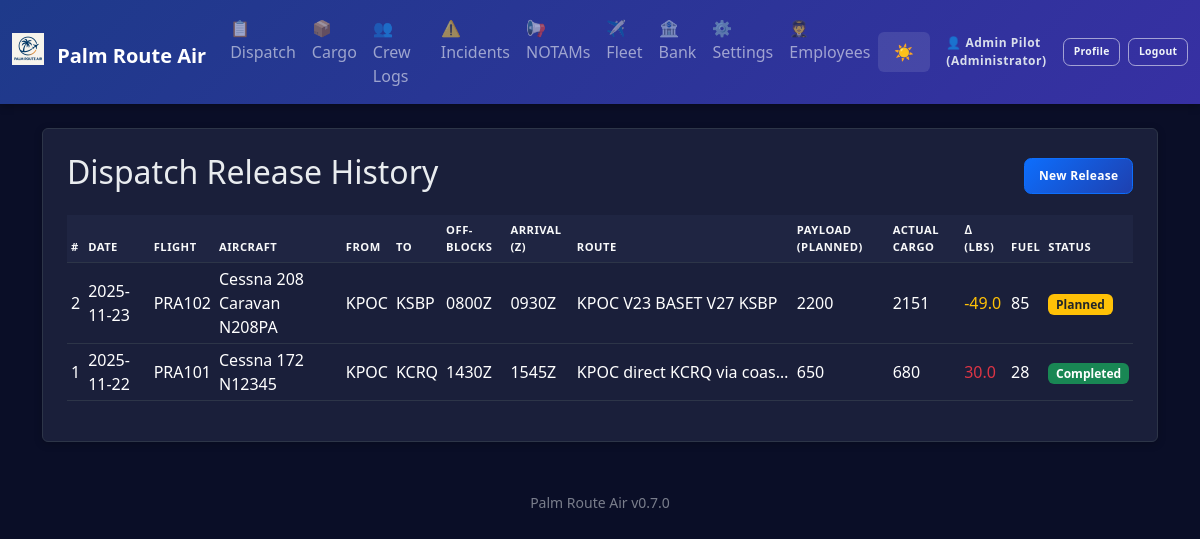
The app's page /dispatch/history (signed in) with its own data.
### app.py (models this page shows, shortened)
class AppSettings(db.Model):
    id = db.Column(db.Integer, primary_key=True)
    company_name = db.Column(db.String(100), default='Palm Route Air')
    logo_filename = db.Column(db.String(120))  # stored in static/logos/
    difficulty = db.Column(db.String(20), default='Normal')  # Easy, Normal, Hard, Realistic
    realism_fuel_variance = db.Column(db.Float, default=0.05)  # ±5% revenue jitter
    realism_destination_penalty = db.Column(db.Float, default=0.25)  # 25% penalty for missed destination
    currency_symbol = db.Column(db.String(5), default='$')
    distance_unit = db.Column(db.String(10), default='NM')  # NM or KM
    weight_unit = db.Column(db.String(10), default='lbs')  # lbs or kg
    show_workflow_help = db.Column(db.Integer, default=1)  # 1 = show, 0 = hide

class Employee(db.Model):
    id = db.Column(db.Integer, primary_key=True)
    name = db.Column(db.String(100), nullable=False)
    email = db.Column(db.String(120), unique=True)
    role = db.Column(db.String(50), default='Pilot')
    hire_date = db.Column(db.Date, default=datetime.date.today)
    active = db.Column(db.Integer, default=1)
    password_hash = db.Column(db.String(255))

class DispatchRelease(db.Model):
    id = db.Column(db.Integer, primary_key=True)
    date = db.Column(db.String(20))
    flight_id = db.Column(db.String(20))
    aircraft = db.Column(db.String(50))
    fleet_entry_id = db.Column(db.Integer, db.ForeignKey('fleet_entry.id'))
    departure = db.Column(db.String(10))
    destination = db.Column(db.String(10))
    offblocks = db.Column(db.String(10))
    arrival = db.Column(db.String(10))
    route = db.Column(db.Text)
    payload_planned = db.Column(db.String(20))  # Planned payload weight (lbs)
    fuel_planned = db.Column(db.String(20))     # Planned fuel (gal or lbs)
    cargo_plan = db.Column(db.Text)             # Summary of intended cargo items
    alt_airports = db.Column(db.Text)           # Alternate airports list
    weather_brief = db.Column(db.Text)          # Weather summary / risks
    special_notes = db.Column(db.Text)          # Special instructions / hazards
    actual_cargo_weight = db.Column(db.String(20))  # Aggregated from linked manifests
    flight_plan_raw = db.Column(db.Text)        # Raw uploaded flight plan content (SimBrief, etc.)
    flight_plan_source = db.Column(db.String(30))  # Source identifier e.g. 'simbrief'
    briefing_pdf_filename = db.Column(db.String(120))  # Stored PDF briefing filename (in ./briefings)
    completed = db.Column(db.Integer, default=0)  # 0 = planned/in-progress, 1 = completed
    cargo_manifests = db.relationship('CargoManifest', backref='dispatch_release', lazy='dynamic')
    fleet_entry = db.relationship('FleetEntry', lazy='joined')

### app.py (the view)
@app.route('/dispatch/history')
@login_required
def dispatch_history():
    releases = DispatchRelease.query.order_by(DispatchRelease.id.desc()).all()
    return render_template('dispatch_history.html', releases=releases)

### app.py (called while the page is built)
def login_required(f):
    @wraps(f)
    def wrapper(*args, **kwargs):
        if not session.get('employee_id'):
            flash('Login required.', 'error')
            return redirect(url_for('login'))
        return f(*args, **kwargs)
    return wrapper

@app.before_request
def enforce_login_globally():
    public_endpoints = {'login', 'logout', 'static'}
    if request.endpoint in public_endpoints or request.endpoint is None:
        return
    if not session.get('employee_id'):
        return redirect(url_for('login'))

@app.context_processor
def inject_settings():
    try:
        settings = AppSettings.query.first()
        if not settings:
            settings = AppSettings(company_name='Palm Route Air')
    except:
        settings = None
    current_employee = None
    if session.get('employee_id'):
        current_employee = Employee.query.get(session['employee_id'])
    return dict(app_settings=settings, app_version=APP_VERSION, current_employee=current_employee)

### templates/dispatch_history.html
{% extends 'base.html' %}
{% block content %}
<div class="p-4 bg-white rounded shadow-sm">
  <div class="d-flex justify-content-between align-items-center mb-3">
    <h2>Dispatch Release History</h2>
    <a href="{{ url_for('dispatch') }}" class="btn btn-primary">New Release</a>
  </div>
  {% if releases %}
  <div class="table-responsive">
    <table class="table table-sm table-hover align-middle">
      <thead class="pra-thead">
        <tr>
          <th>#</th>
          <th>Date</th>
          <th>Flight</th>
          <th>Aircraft</th>
          <th>From</th>
          <th>To</th>
          <th>Off-Blocks</th>
          <th>Arrival (Z)</th>
          <th>Route</th>
          <th>Payload (Planned)</th>
          <th>Actual Cargo</th>
          <th>∆ (lbs)</th>
          <th>Fuel</th>
          <th>Status</th>
        </tr>
      </thead>
      <tbody>
        {% for d in releases %}
        <tr class="clickable-row" onclick="window.location='{{ url_for('dispatch_detail', id=d.id) }}'">
          <td>{{ d.id }}</td>
          <td>{{ d.date }}</td>
          <td>{{ d.flight_id }}</td>
          <td>{{ d.aircraft }}</td>
          <td>{{ d.departure }}</td>
          <td>{{ d.destination }}</td>
          <td>{{ d.offblocks }}</td>
          <td>{{ d.arrival }}</td>
          <td style="max-width: 220px; white-space: nowrap; overflow: hidden; text-overflow: ellipsis;">{{ d.route }}</td>
          <td>{{ d.payload_planned or '—' }}</td>
          <td>{{ d.actual_cargo_weight or '—' }}</td>
          <td>
            {% if d.payload_planned and d.actual_cargo_weight %}
              {% set diff = (d.actual_cargo_weight|float) - (d.payload_planned|float) %}
              <span class="{% if diff|abs > 0 %}text-{{ 'danger' if diff > 0 else 'warning' }}{% endif %}">{{ diff|round(1) }}</span>
            {% else %}—{% endif %}
          </td>
          <td>{{ d.fuel_planned or '—' }}</td>
          <td>
            {% if d.completed %}
              <span class="badge bg-success">Completed</span>
            {% else %}
              <span class="badge bg-warning text-dark">Planned</span>
            {% endif %}
          </td>
        </tr>
        {% endfor %}
      </tbody>
    </table>
  </div>
  {% else %}
  <p class="text-muted">No dispatch releases saved yet.</p>
  {% endif %}
</div>
{% endblock %}

### templates/base.html (shortened to what this page needs)
<!doctype html>
<html lang="en" data-bs-theme="dark">
  <head>
    <link href="https://cdn.jsdelivr.net/npm/bootstrap@5.3.3/dist/css/bootstrap.min.css" rel="stylesheet">
  </head>
  <body>
    <nav class="navbar navbar-expand-lg navbar-dark mb-4">
      <div class="container-fluid">
        <a class="navbar-brand fw-bold" href="{{ url_for('index') }}">
          {% if app_settings and app_settings.logo_filename %}
            <img src="{{ url_for('static', filename='logos/' + app_settings.logo_filename) }}" height="32" class="me-2" style="vertical-align: -0.125em;" alt="Logo">
          {% endif %}
          {{ app_settings.company_name if app_settings else 'Palm Route Air' }}
        </a>
        <div class="collapse navbar-collapse" id="navbarNav">
          <ul class="navbar-nav me-auto">
            <li class="nav-item"><a class="nav-link" href="{{ url_for('dispatch_history') }}">📋 Dispatch</a></li>
            <li class="nav-item"><a class="nav-link" href="{{ url_for('cargo_history') }}">📦 Cargo</a></li>
            <li class="nav-item"><a class="nav-link" href="{{ url_for('crew_history') }}">👥 Crew Logs</a></li>
            <li class="nav-item"><a class="nav-link" href="{{ url_for('incident_history') }}">⚠️ Incidents</a></li>
            <li class="nav-item"><a class="nav-link" href="{{ url_for('notams_history') }}">📢 NOTAMs</a></li>
            <li class="nav-item"><a class="nav-link" href="{{ url_for('fleet_history') }}">✈️ Fleet</a></li>
            <li class="nav-item"><a class="nav-link" href="{{ url_for('economy_ledger') }}">🏦 Bank</a></li>
            <li class="nav-item"><a class="nav-link" href="{{ url_for('settings') }}">⚙️ Settings</a></li>
            {% if current_employee and current_employee.role in ['Manager','Administrator'] %}
            <li class="nav-item"><a class="nav-link" href="{{ url_for('employees') }}">🧑‍✈️ Employees</a></li>
            {% endif %}
          </ul>
          <button class="theme-toggle text-white" onclick="toggleTheme()" title="Toggle theme">
            <span id="theme-icon">🌙</span>
          </button>
          <div class="ms-3 d-flex align-items-center auth-actions">
            {% if current_employee %}
              <span class="auth-user-text me-2">👤 {{ current_employee.name }} ({{ current_employee.role }})</span>
              <a href="{{ url_for('profile') }}" class="btn btn-outline-light btn-sm me-2" title="View Profile">Profile</a>
              <a href="{{ url_for('logout') }}" class="btn btn-outline-light btn-sm" title="Logout">Logout</a>
            {% else %}
              <a href="{{ url_for('login') }}" class="btn btn-outline-light btn-sm" title="Employee Login">Login</a>
            {% endif %}
          </div>
        </div>
      </div>
    </nav>
    <main class="container mb-5">
      {% block content %}{% endblock %}
    </main>
    <footer class="container text-center pb-3">
      <small class="text-muted">{{ app_settings.company_name if app_settings else 'Palm Route Air' }} {{ app_version }}</small>
    </footer>
  </body>
</html>

### templates/base.html (style rules this page uses)
:root { --pra-primary: #0d6efd; --pra-secondary: #6c757d; --pra-success: #198754; --pra-danger: #dc3545; --pra-warning: #ffc107; --pra-info: #0dcaf0; --pra-thead-bg-light: #e9ecef; --pra-thead-color-light: #212529; --pra-thead-bg-dark: #1f2542; --pra-thead-color-dark: #f8f9fa; }
[data-bs-theme="dark"] { --bs-body-bg: #0a0e27; --bs-body-color: #e9ecef; --bs-card-bg: #1a1f3a; --bs-border-color: #2d3548; --bs-emphasis-color: #ffffff; }
body { background: var(--bs-body-bg); color: var(--bs-body-color); transition: background-color 0.3s ease, color 0.3s ease; }
.bg-white, .bg-light { background-color: var(--bs-card-bg) !important; border-color: var(--bs-border-color); }
.navbar { background: linear-gradient(135deg, #1e3a8a 0%, #3730a3 100%) !important; box-shadow: 0 2px 8px rgba(0,0,0,0.3); }
[data-bs-theme="dark"] .navbar .btn-outline-light { color: #f8f9fa !important; border-color: rgba(255,255,255,0.5) !important; background-color: transparent !important; }
.auth-actions .btn { transition: background-color .15s, color .15s, border-color .15s; }
.auth-user-text { font-size: .75rem; font-weight: 600; letter-spacing: .5px; opacity: 0.95; }
[data-bs-theme="dark"] .auth-user-text { color: #e2e8f0; }
.card, .shadow-sm, .rounded.shadow-sm { background-color: var(--bs-card-bg); border: 1px solid var(--bs-border-color); box-shadow: 0 2px 8px rgba(0,0,0,0.2) !important; }
.table { --bs-table-bg: transparent; --bs-table-striped-bg: rgba(255,255,255,0.02); --bs-table-hover-bg: rgba(255,255,255,0.04); }
.pra-thead th { font-size: .70rem; text-transform: uppercase; letter-spacing: .5px; font-weight: 600; padding-top: .4rem; padding-bottom: .4rem; border-bottom: 1px solid var(--bs-border-color) !important; }
[data-bs-theme="dark"] .pra-thead th { background-color: var(--pra-thead-bg-dark); color: var(--pra-thead-color-dark); }
.badge { font-weight: 600; padding: 0.35em 0.65em; }
.theme-toggle { cursor: pointer; padding: 0.5rem 1rem; border: none; background: rgba(255,255,255,0.1); border-radius: 0.375rem; transition: background 0.2s; }
.clickable-row { cursor: pointer; transition: background-color .15s; }
.text-muted { opacity: 0.7; }
.btn { font-weight: 600; font-size: .75rem; letter-spacing: .3px; border-radius: .45rem; border-width: 1.5px; padding: .50rem .85rem; transition: background-color .15s, color .15s, border-color .15s, box-shadow .15s; }
.btn-sm { padding: .35rem .6rem; font-size: .70rem; }
[data-bs-theme="dark"] .btn-primary { background: linear-gradient(135deg, #0d6efd 0%, #1e40af 100%); border-color: #0d6efd; }
.navbar .btn { font-size: .65rem; padding: .35rem .6rem; }
.navbar .btn-outline-light { font-weight:600; }
[data-bs-theme="dark"] .navbar .btn-outline-light { color:#f1f5f9 !important; border-color: rgba(255,255,255,0.55) !important; }

### records on screen
AppSettings: logo_filename (picture), company_name "Palm Route Air"
Employee: name "Admin Pilot", role "Administrator"
DispatchRelease: id "2", date "2025-11-23", flight_id "PRA102", aircraft "Cessna 208 Caravan N208PA", departure "KPOC", destination "KSBP", offblocks "0800Z", arrival "0930Z", route "KPOC V23 BASET V27 KSBP", payload_planned "2200", actual_cargo_weight "2151", diff "-49.0", fuel_planned "85", completed "Planned"
DispatchRelease: id "1", date "2025-11-22", flight_id "PRA101", aircraft "Cessna 172 N12345", departure "KPOC", destination "KCRQ", offblocks "1430Z", arrival "1545Z", route "KPOC direct KCRQ via coas…", payload_planned "650", actual_cargo_weight "680", diff "30.0", fuel_planned "28", completed "Completed"

### other values on screen
{{ app_version }} "v0.7.0"
